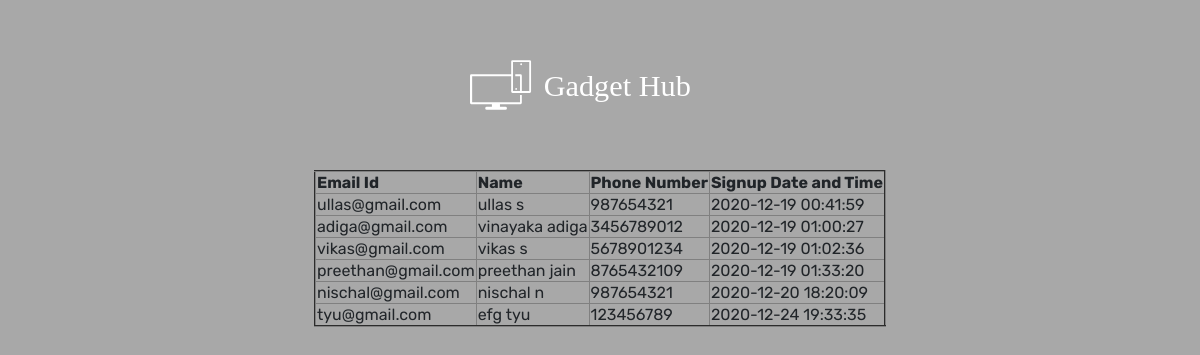
Screenshot of /e_commerce/cusdetails.php with the database file from the repository.
### tables this page shows
CREATE TABLE `details` (
  `D_Id` int(11) NOT NULL,
  `F_Name` varchar(15) NOT NULL,
  `L_Name` varchar(15) NOT NULL,
  `C_Email` varchar(30) NOT NULL,
  `C_Password` varchar(30) NOT NULL,
  `C_Phone` bigint(15) NOT NULL,
  `DateTimes` datetime DEFAULT NULL
);

### e_commerce/cusdetails.php (the view, shortened to what this page needs)
<?php
 $conn = mysqli_connect("localhost","root","","e_commerce");
        $sql="SELECT * FROM details ";
          $query_run = mysqli_query($conn,$sql);?>
          <html lang="en">
          <head>
              <link rel='stylesheet' href='master.css' type='text/css' media='all' />
              <link rel="stylesheet" href="https://cdn.jsdelivr.net/npm/bootstrap@4.5.3/dist/css/bootstrap.min.css">
          </head>
          <body class="ak">
              <center>
          <a id="center" href="sinput.php"><img src="logo.svg" width="260" height="170"></a>
          <div class="tb">
              <table border="2">
              <thead>
              <th>Email Id</th>
              <th>Name</th>
              <th>Phone Number</th>
              <th>Signup Date and Time</th>
              </thead>
              <tr>
              <?php
              while ($row = mysqli_fetch_assoc($query_run)) { echo"
               <td>".$row['C_Email']."</td>
                <td> ".$row['F_Name']."
                  ".$row['L_Name']."</td>
                <td>".$row['C_Phone']."</td>
                <td>".$row['DateTimes']."
                 ";?></td>
              </tr>
              <?php } ?>
              </div>
              </center>
          </body>
          </html>

### e_commerce/master.css (style rules this page uses)
.ak { background-color: #A8A8A8; font-family: 'Rubik', sans-serif; }
.tb { width: 1000px; height: 100px; }

### rows the page displays
details: C_Email "ullas@gmail.com", F_Name "ullas", L_Name "s", C_Phone "987654321", DateTimes "2020-12-19 00:41:59"
details: C_Email "adiga@gmail.com", F_Name "vinayaka", L_Name "adiga", C_Phone "3456789012", DateTimes "2020-12-19 01:00:27"
details: C_Email "vikas@gmail.com", F_Name "vikas", L_Name "s", C_Phone "5678901234", DateTimes "2020-12-19 01:02:36"
details: C_Email "preethan@gmail.com", F_Name "preethan", L_Name "jain", C_Phone "8765432109", DateTimes "2020-12-19 01:33:20"
details: C_Email "nischal@gmail.com", F_Name "nischal", L_Name "n", C_Phone "987654321", DateTimes "2020-12-20 18:20:09"
details: C_Email "tyu@gmail.com", F_Name "efg", L_Name "tyu", C_Phone "123456789", DateTimes "2020-12-24 19:33:35"
